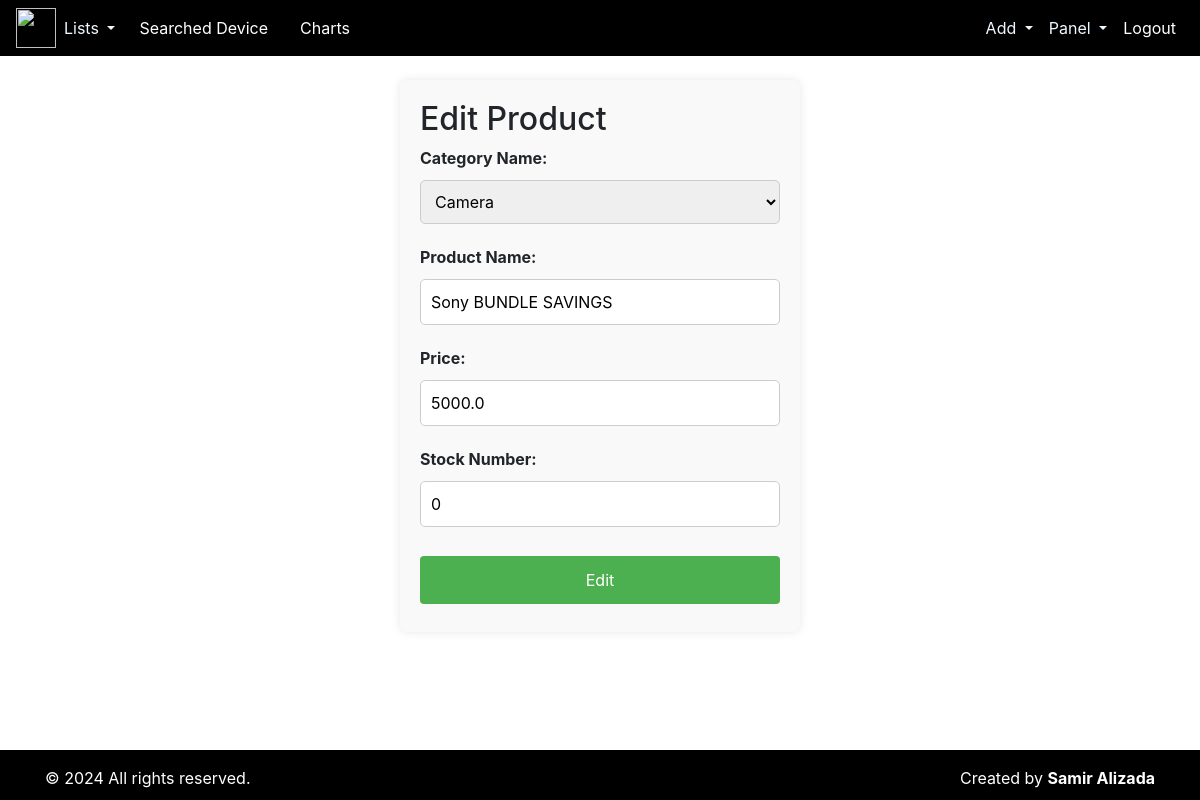
The page /update-product/14/ (signed in) on the database its author committed.
### repair/models.py (models this page shows, shortened)
class Product(models.Model):
    category_name = models.ForeignKey(Category, on_delete=models.CASCADE, null=True, blank=True)
    product_name = models.CharField(max_length=100)
    price = models.FloatField()
    stock_number = models.PositiveIntegerField()
    date = models.DateField(default=timezone.now)

### repair/views.py (the view)
# urls.py: path('update-product/<int:pk>/', update_product, name='update_product'),
def update_product(request, pk):
    product = get_object_or_404(Product, pk=pk)
    form = ProductForm(instance=product)
    if request.method == 'POST':
        form = ProductForm(request.POST, instance=product)
        if form.is_valid():
            form.save()
            return redirect('product_panel')
    return render(request, 'product/update_product.html', {'form': form})

### repair/forms.py
class ProductForm(forms.ModelForm):
    class Meta:
        model = Product
        fields = ['category_name', 'product_name', 'price', 'stock_number']

### repair/models.py (called while the page is built)
    def __str__(self) -> str:
        return f"{self.name}"

### templates/product/update_product.html (shortened to what this page needs)
{% include "index.html" %}
{% block content %}
<form method="post">
    <h2>Edit Product</h2>
    <div class="form-group">
        <label for="id_catefory_name">Category Name:</label>
        {{ form.category_name }}
    </div>
    <div class="form-group">
        <label for="id_product_name">Product Name:</label>
        {{ form.product_name }}
    </div>
    <div class="form-group">
        <label for="id_date">Price:</label>
        {{ form.price }}
    </div>
    <div class="form-group">
        <label for="id_price">Stock Number:</label>
        {{ form.stock_number }}
    </div>
    <button type="submit">Edit</button>
</form>
{% endblock content %}

### templates/product/update_product.html (style rules this page uses)
form { max-width: 400px; margin: 0 auto; padding: 20px; background: #f9f9f9; border-radius: 8px; box-shadow: 0 0 10px rgba(0, 0, 0, 0.1); }
input[type="text"], input[type="date"], input[type="number"], input[type="textarea"], select { width: 100%; padding: 10px; margin: 5px 0; border: 1px solid #ccc; border-radius: 5px; box-sizing: border-box; }
button[type="submit"] { background-color: #4CAF50; color: white; padding: 12px 20px; margin: 8px 0; border: none; border-radius: 4px; cursor: pointer; width: 100%; }
label { font-weight: bold; margin-bottom: 5px; }

### rows shown on the page
Product: category_name "Camera", product_name "Sony BUNDLE SAVINGS", price "5000.0", stock_number "0"
